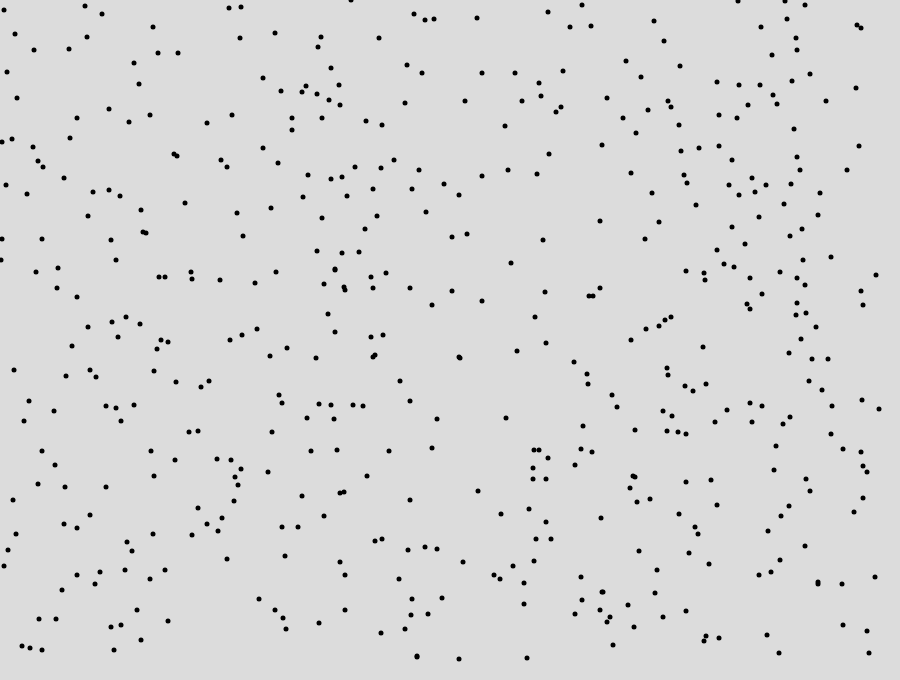
Frame 1 (no input)
Frame 60 (no input): identical to frame 1, image omitted
Frame 120 (the mouse pressed at the canvas centre since frame 60): identical to frame 1, image omitted

The p5.js sketch that drew this single still picture (run headless with seeded random() and noise() and a simulated clock; from frame 60 on, the mouse is pressed at the canvas centre):

// p5.js sketch
// ── sketch.js
const WIDTH = 900;
const HEIGHT = 680;
const POPULATION_SIZE = 30;
const CROSSOVER_PROBABILITY = 0.9;
const MUTATION_PROBABILITY = 0.01;
let running = false;
/* Demo data sets are:
(1) data40
(2) data200
(3) data500
*/
let points;
let point_distances;
let population = [];
let population_distances = new Array(POPULATION_SIZE);

let shortest_individual = {
  // There is 1-1 correspondence between population array and population distances array
  population_index: undefined,
  shortest_distance: undefined,
};
let shortest_individual_array = [];
let fitness_values = new Array(POPULATION_SIZE);
let roulette = new Array(POPULATION_SIZE);
let current_generation = 0;

function setup() {
  createCanvas(WIDTH, HEIGHT);
  // Copy demo data to points array
  points = data500.map((item) => item);
}

function draw() {
  background(220);
  if (running) {
    next_generation_ga();
    print(
      `Current Generation: ${current_generation} Current Lowest Distance: ${shortest_individual.shortest_distance}`
    );
    if (shortest_individual != undefined) {
      draw_lines(shortest_individual_array);
    }
  }
  draw_points();
}

function draw_lines(array) {
  noFill();
  stroke(255, 0, 0);
  for (let i = 0; i < array.length - 1; i++) {
    line(
      points[array[i]].x,
      points[array[i]].y,
      points[array[i + 1]].x,
      points[array[i + 1]].y
    );
  }
}

function draw_points() {
  noStroke();
  fill(0);
  for (p of points) {
    circle(p.x, p.y, 5);
  }
}

function keyPressed() {
  if (key == "s") {
    // Start
    running = true;
    initialize_ga();
  }
  if (key == "p") {
    // Pause
    running = !running;
  }
}

// ── data.js
data40 = [{"x":116,"y":404},{"x":161,"y":617},{"x":16,"y":97},{"x":430,"y":536},{"x":601,"y":504},{"x":425,"y":461},{"x":114,"y":544},{"x":127,"y":118},{"x":163,"y":357},{"x":704,"y":104},{"x":864,"y":125},{"x":847,"y":523},{"x":742,"y":170},{"x":204,"y":601},{"x":421,"y":377},{"x":808,"y":49},{"x":860,"y":466},{"x":844,"y":294},{"x":147,"y":213},{"x":550,"y":124},{"x":238,"y":313},{"x":57,"y":572},{"x":664,"y":190},{"x":612,"y":644},{"x":456,"y":154},{"x":120,"y":477},{"x":542,"y":313},{"x":620,"y":29},{"x":245,"y":246},{"x":611,"y":578},{"x":627,"y":373},{"x":534,"y":286},{"x":577,"y":545},{"x":539,"y":340},{"x":794,"y":328},{"x":855,"y":139},{"x":700,"y":47},{"x":275,"y":593},{"x":130,"y":196},{"x":863,"y":35}];

data200 = [{"x":150,"y":172},{"x":822,"y":244},{"x":619,"y":220},{"x":243,"y":433},{"x":9,"y":48},{"x":541,"y":402},{"x":540,"y":212},{"x":479,"y":646},{"x":545,"y":90},{"x":811,"y":355},{"x":314,"y":325},{"x":337,"y":487},{"x":675,"y":76},{"x":629,"y":375},{"x":809,"y":105},{"x":269,"y":135},{"x":423,"y":592},{"x":558,"y":288},{"x":622,"y":70},{"x":740,"y":495},{"x":508,"y":79},{"x":40,"y":236},{"x":818,"y":252},{"x":811,"y":480},{"x":458,"y":220},{"x":293,"y":220},{"x":582,"y":275},{"x":188,"y":542},{"x":300,"y":235},{"x":690,"y":649},{"x":166,"y":565},{"x":400,"y":80},{"x":121,"y":498},{"x":603,"y":587},{"x":729,"y":89},{"x":723,"y":23},{"x":171,"y":609},{"x":523,"y":449},{"x":668,"y":102},{"x":328,"y":531},{"x":468,"y":588},{"x":600,"y":239},{"x":312,"y":636},{"x":344,"y":112},{"x":267,"y":184},{"x":292,"y":615},{"x":21,"y":401},{"x":650,"y":266},{"x":535,"y":393},{"x":796,"y":598},{"x":29,"y":412},{"x":528,"y":363},{"x":344,"y":152},{"x":314,"y":35},{"x":138,"y":191},{"x":643,"y":341},{"x":350,"y":423},{"x":319,"y":542},{"x":797,"y":659},{"x":66,"y":296},{"x":761,"y":574},{"x":26,"y":270},{"x":129,"y":509},{"x":24,"y":312},{"x":89,"y":635},{"x":454,"y":34},{"x":717,"y":189},{"x":476,"y":457},{"x":471,"y":212},{"x":74,"y":457},{"x":406,"y":221},{"x":701,"y":313},{"x":719,"y":642},{"x":573,"y":424},{"x":250,"y":231},{"x":748,"y":334},{"x":318,"y":453},{"x":815,"y":92},{"x":198,"y":47},{"x":79,"y":451},{"x":502,"y":582},{"x":471,"y":355},{"x":509,"y":257},{"x":727,"y":290},{"x":476,"y":281},{"x":609,"y":576},{"x":772,"y":72},{"x":263,"y":156},{"x":411,"y":203},{"x":100,"y":254},{"x":29,"y":208},{"x":625,"y":349},{"x":789,"y":163},{"x":300,"y":224},{"x":637,"y":57},{"x":789,"y":153},{"x":429,"y":427},{"x":571,"y":355},{"x":426,"y":348},{"x":620,"y":545},{"x":601,"y":322},{"x":600,"y":441},{"x":519,"y":357},{"x":59,"y":262},{"x":878,"y":621},{"x":712,"y":592},{"x":202,"y":341},{"x":300,"y":41},{"x":87,"y":647},{"x":735,"y":60},{"x":289,"y":110},{"x":126,"y":133},{"x":375,"y":584},{"x":421,"y":469},{"x":775,"y":341},{"x":656,"y":534},{"x":225,"y":634},{"x":520,"y":339},{"x":865,"y":515},{"x":457,"y":378},{"x":293,"y":141},{"x":202,"y":293},{"x":347,"y":423},{"x":186,"y":284},{"x":572,"y":600},{"x":319,"y":412},{"x":685,"y":73},{"x":845,"y":248},{"x":834,"y":339},{"x":391,"y":571},{"x":139,"y":346},{"x":635,"y":352},{"x":401,"y":117},{"x":381,"y":281},{"x":471,"y":552},{"x":793,"y":585},{"x":279,"y":520},{"x":783,"y":520},{"x":374,"y":38},{"x":458,"y":479},{"x":869,"y":15},{"x":626,"y":216},{"x":148,"y":604},{"x":560,"y":109},{"x":342,"y":141},{"x":426,"y":536},{"x":697,"y":414},{"x":283,"y":18},{"x":172,"y":181},{"x":206,"y":227},{"x":763,"y":291},{"x":439,"y":124},{"x":523,"y":388},{"x":338,"y":211},{"x":30,"y":593},{"x":187,"y":498},{"x":126,"y":86},{"x":4,"y":58},{"x":566,"y":329},{"x":524,"y":486},{"x":788,"y":334},{"x":346,"y":194},{"x":506,"y":231},{"x":135,"y":190},{"x":288,"y":406},{"x":200,"y":515},{"x":739,"y":91},{"x":300,"y":439},{"x":725,"y":420},{"x":83,"y":612},{"x":665,"y":336},{"x":848,"y":246},{"x":865,"y":521},{"x":3,"y":406},{"x":187,"y":431},{"x":462,"y":564},{"x":530,"y":648},{"x":708,"y":173},{"x":325,"y":96},{"x":4,"y":480},{"x":530,"y":512},{"x":780,"y":126},{"x":614,"y":610},{"x":359,"y":431},{"x":343,"y":640},{"x":453,"y":182},{"x":648,"y":477},{"x":447,"y":258},{"x":23,"y":465},{"x":455,"y":215},{"x":534,"y":396},{"x":869,"y":337},{"x":511,"y":290},{"x":683,"y":291},{"x":328,"y":370},{"x":160,"y":497},{"x":144,"y":203},{"x":717,"y":222},{"x":31,"y":376},{"x":452,"y":600}];
data500 = [{"x":780,"y":560},{"x":631,"y":173},{"x":452,"y":237},{"x":789,"y":506},{"x":308,"y":175},{"x":797,"y":157},{"x":524,"y":583},{"x":241,"y":7},{"x":340,"y":105},{"x":787,"y":19},{"x":168,"y":342},{"x":685,"y":386},{"x":739,"y":195},{"x":408,"y":550},{"x":581,"y":577},{"x":762,"y":406},{"x":14,"y":370},{"x":275,"y":610},{"x":38,"y":484},{"x":699,"y":148},{"x":780,"y":272},{"x":686,"y":611},{"x":42,"y":650},{"x":257,"y":329},{"x":1,"y":260},{"x":432,"y":448},{"x":805,"y":546},{"x":268,"y":472},{"x":174,"y":154},{"x":189,"y":432},{"x":869,"y":653},{"x":371,"y":337},{"x":192,"y":279},{"x":322,"y":118},{"x":842,"y":584},{"x":809,"y":381},{"x":717,"y":250},{"x":77,"y":575},{"x":654,"y":21},{"x":859,"y":146},{"x":534,"y":561},{"x":732,"y":227},{"x":154,"y":371},{"x":263,"y":148},{"x":64,"y":524},{"x":689,"y":553},{"x":316,"y":358},{"x":587,"y":374},{"x":679,"y":125},{"x":234,"y":501},{"x":282,"y":403},{"x":671,"y":107},{"x":703,"y":347},{"x":116,"y":408},{"x":655,"y":593},{"x":120,"y":196},{"x":111,"y":240},{"x":686,"y":271},{"x":237,"y":213},{"x":463,"y":562},{"x":543,"y":240},{"x":832,"y":406},{"x":705,"y":280},{"x":359,"y":252},{"x":494,"y":575},{"x":339,"y":85},{"x":719,"y":115},{"x":709,"y":564},{"x":752,"y":178},{"x":412,"y":599},{"x":207,"y":524},{"x":812,"y":359},{"x":13,"y":500},{"x":635,"y":477},{"x":243,"y":236},{"x":400,"y":381},{"x":639,"y":551},{"x":407,"y":65},{"x":39,"y":619},{"x":508,"y":170},{"x":150,"y":115},{"x":789,"y":353},{"x":64,"y":178},{"x":831,"y":434},{"x":539,"y":83},{"x":671,"y":317},{"x":806,"y":479},{"x":383,"y":335},{"x":405,"y":103},{"x":437,"y":549},{"x":62,"y":590},{"x":589,"y":296},{"x":536,"y":539},{"x":375,"y":541},{"x":659,"y":326},{"x":582,"y":600},{"x":482,"y":73},{"x":229,"y":8},{"x":545,"y":292},{"x":537,"y":174},{"x":704,"y":273},{"x":106,"y":487},{"x":759,"y":575},{"x":460,"y":358},{"x":85,"y":6},{"x":556,"y":112},{"x":347,"y":196},{"x":856,"y":88},{"x":612,"y":395},{"x":459,"y":195},{"x":198,"y":431},{"x":102,"y":14},{"x":750,"y":403},{"x":87,"y":37},{"x":719,"y":146},{"x":353,"y":405},{"x":633,"y":476},{"x":806,"y":313},{"x":529,"y":509},{"x":772,"y":55},{"x":298,"y":527},{"x":546,"y":522},{"x":7,"y":72},{"x":118,"y":337},{"x":377,"y":216},{"x":816,"y":327},{"x":227,"y":167},{"x":715,"y":422},{"x":324,"y":516},{"x":847,"y":170},{"x":752,"y":422},{"x":657,"y":570},{"x":539,"y":450},{"x":285,"y":556},{"x":381,"y":168},{"x":317,"y":251},{"x":303,"y":197},{"x":797,"y":50},{"x":820,"y":193},{"x":739,"y":85},{"x":623,"y":118},{"x":422,"y":73},{"x":696,"y":205},{"x":534,"y":450},{"x":511,"y":263},{"x":648,"y":110},{"x":601,"y":518},{"x":111,"y":627},{"x":771,"y":572},{"x":797,"y":303},{"x":335,"y":332},{"x":344,"y":492},{"x":345,"y":610},{"x":631,"y":340},{"x":863,"y":305},{"x":363,"y":406},{"x":414,"y":14},{"x":591,"y":26},{"x":602,"y":592},{"x":386,"y":273},{"x":687,"y":183},{"x":570,"y":27},{"x":613,"y":645},{"x":58,"y":268},{"x":668,"y":375},{"x":157,"y":349},{"x":634,"y":627},{"x":575,"y":465},{"x":175,"y":460},{"x":843,"y":625},{"x":425,"y":20},{"x":54,"y":411},{"x":459,"y":659},{"x":482,"y":176},{"x":593,"y":296},{"x":854,"y":512},{"x":132,"y":551},{"x":875,"y":577},{"x":774,"y":470},{"x":95,"y":584},{"x":575,"y":614},{"x":767,"y":635},{"x":426,"y":212},{"x":796,"y":38},{"x":33,"y":147},{"x":773,"y":95},{"x":141,"y":640},{"x":831,"y":257},{"x":684,"y":175},{"x":16,"y":534},{"x":399,"y":579},{"x":729,"y":185},{"x":759,"y":217},{"x":88,"y":327},{"x":43,"y":167},{"x":38,"y":161},{"x":331,"y":405},{"x":292,"y":130},{"x":527,"y":658},{"x":57,"y":288},{"x":546,"y":479},{"x":77,"y":118},{"x":810,"y":74},{"x":668,"y":101},{"x":125,"y":570},{"x":734,"y":267},{"x":790,"y":417},{"x":784,"y":204},{"x":242,"y":335},{"x":548,"y":458},{"x":373,"y":189},{"x":88,"y":216},{"x":738,"y":1},{"x":588,"y":384},{"x":600,"y":221},{"x":161,"y":340},{"x":862,"y":400},{"x":717,"y":82},{"x":434,"y":19},{"x":367,"y":476},{"x":373,"y":288},{"x":198,"y":508},{"x":781,"y":516},{"x":410,"y":401},{"x":96,"y":377},{"x":779,"y":653},{"x":319,"y":404},{"x":680,"y":66},{"x":209,"y":381},{"x":664,"y":41},{"x":230,"y":340},{"x":650,"y":499},{"x":524,"y":604},{"x":344,"y":287},{"x":517,"y":351},{"x":4,"y":10},{"x":146,"y":233},{"x":766,"y":185},{"x":154,"y":476},{"x":153,"y":534},{"x":797,"y":278},{"x":686,"y":434},{"x":241,"y":469},{"x":8,"y":550},{"x":292,"y":118},{"x":737,"y":118},{"x":600,"y":610},{"x":134,"y":405},{"x":541,"y":96},{"x":178,"y":53},{"x":283,"y":618},{"x":227,"y":559},{"x":724,"y":264},{"x":93,"y":192},{"x":218,"y":531},{"x":279,"y":395},{"x":635,"y":430},{"x":783,"y":424},{"x":15,"y":34},{"x":106,"y":406},{"x":371,"y":277},{"x":659,"y":222},{"x":29,"y":401},{"x":27,"y":194},{"x":417,"y":657},{"x":548,"y":12},{"x":394,"y":160},{"x":727,"y":410},{"x":217,"y":459},{"x":286,"y":629},{"x":748,"y":105},{"x":679,"y":514},{"x":65,"y":487},{"x":221,"y":160},{"x":42,"y":239},{"x":822,"y":390},{"x":452,"y":291},{"x":561,"y":107},{"x":389,"y":451},{"x":317,"y":94},{"x":34,"y":50},{"x":324,"y":284},{"x":768,"y":531},{"x":678,"y":432},{"x":663,"y":411},{"x":153,"y":27},{"x":287,"y":348},{"x":444,"y":184},{"x":686,"y":482},{"x":129,"y":122},{"x":667,"y":368},{"x":263,"y":78},{"x":109,"y":190},{"x":271,"y":208},{"x":72,"y":346},{"x":582,"y":5},{"x":546,"y":343},{"x":432,"y":305},{"x":805,"y":5},{"x":329,"y":100},{"x":747,"y":304},{"x":255,"y":283},{"x":319,"y":623},{"x":602,"y":145},{"x":818,"y":582},{"x":478,"y":491},{"x":151,"y":451},{"x":628,"y":605},{"x":803,"y":260},{"x":706,"y":636},{"x":192,"y":535},{"x":342,"y":177},{"x":259,"y":599},{"x":365,"y":229},{"x":583,"y":426},{"x":340,"y":562},{"x":405,"y":629},{"x":116,"y":260},{"x":533,"y":479},{"x":411,"y":615},{"x":382,"y":125},{"x":36,"y":272},{"x":863,"y":466},{"x":600,"y":288},{"x":30,"y":648},{"x":335,"y":269},{"x":302,"y":92},{"x":607,"y":98},{"x":522,"y":101},{"x":801,"y":339},{"x":412,"y":189},{"x":776,"y":446},{"x":77,"y":528},{"x":425,"y":547},{"x":535,"y":317},{"x":802,"y":229},{"x":698,"y":534},{"x":109,"y":109},{"x":321,"y":37},{"x":232,"y":115},{"x":168,"y":621},{"x":637,"y":502},{"x":177,"y":156},{"x":66,"y":376},{"x":646,"y":329},{"x":345,"y":290},{"x":861,"y":28},{"x":791,"y":184},{"x":745,"y":244},{"x":90,"y":370},{"x":610,"y":617},{"x":592,"y":452},{"x":410,"y":500},{"x":410,"y":288},{"x":645,"y":239},{"x":278,"y":163},{"x":761,"y":27},{"x":275,"y":33},{"x":185,"y":203},{"x":794,"y":129},{"x":121,"y":421},{"x":505,"y":126},{"x":750,"y":309},{"x":222,"y":518},{"x":276,"y":272},{"x":626,"y":61},{"x":665,"y":320},{"x":379,"y":38},{"x":459,"y":357},{"x":337,"y":450},{"x":307,"y":418},{"x":867,"y":631},{"x":191,"y":272},{"x":55,"y":465},{"x":861,"y":291},{"x":465,"y":101},{"x":792,"y":81},{"x":750,"y":278},{"x":630,"y":488},{"x":382,"y":539},{"x":282,"y":527},{"x":345,"y":575},{"x":24,"y":421},{"x":810,"y":491},{"x":270,"y":356},{"x":22,"y":646},{"x":663,"y":617},{"x":861,"y":452},{"x":879,"y":409},{"x":90,"y":515},{"x":672,"y":416},{"x":331,"y":68},{"x":165,"y":570},{"x":706,"y":384},{"x":760,"y":85},{"x":235,"y":477},{"x":42,"y":451},{"x":442,"y":598},{"x":551,"y":539},{"x":334,"y":419},{"x":417,"y":656},{"x":137,"y":610},{"x":717,"y":505},{"x":56,"y":619},{"x":695,"y":527},{"x":501,"y":514},{"x":796,"y":315},{"x":322,"y":218},{"x":818,"y":215},{"x":2,"y":239},{"x":143,"y":232},{"x":240,"y":38},{"x":165,"y":277},{"x":281,"y":91},{"x":77,"y":297},{"x":477,"y":18},{"x":617,"y":407},{"x":419,"y":170},{"x":876,"y":275},{"x":159,"y":277},{"x":777,"y":104},{"x":857,"y":25},{"x":506,"y":418},{"x":800,"y":170},{"x":121,"y":625},{"x":500,"y":579},{"x":762,"y":294},{"x":428,"y":614},{"x":818,"y":584},{"x":826,"y":101},{"x":513,"y":566},{"x":719,"y":638},{"x":366,"y":121},{"x":2,"y":142},{"x":176,"y":382},{"x":220,"y":280},{"x":141,"y":210},{"x":437,"y":419},{"x":139,"y":84},{"x":581,"y":449},{"x":238,"y":485},{"x":12,"y":139},{"x":140,"y":324},{"x":127,"y":542},{"x":328,"y":314},{"x":207,"y":123},{"x":805,"y":285},{"x":4,"y":566},{"x":603,"y":592},{"x":641,"y":77},{"x":863,"y":498},{"x":201,"y":387},{"x":373,"y":357},{"x":112,"y":322},{"x":867,"y":472},{"x":381,"y":633},{"x":467,"y":234},{"x":134,"y":63},{"x":533,"y":468},{"x":6,"y":185},{"x":574,"y":362},{"x":311,"y":451},{"x":100,"y":572},{"x":318,"y":47},{"x":114,"y":650},{"x":704,"y":641},{"x":375,"y":355},{"x":693,"y":391},{"x":549,"y":154},{"x":355,"y":167},{"x":340,"y":493},{"x":17,"y":98},{"x":331,"y":179},{"x":667,"y":431},{"x":231,"y":460},{"x":335,"y":270},{"x":351,"y":0},{"x":843,"y":449},{"x":785,"y":1},{"x":306,"y":86},{"x":302,"y":496},{"x":790,"y":236},{"x":69,"y":49},{"x":732,"y":160},{"x":515,"y":73},{"x":342,"y":253},{"x":150,"y":579},{"x":126,"y":317},{"x":272,"y":432},{"x":482,"y":301},{"x":607,"y":622},{"x":158,"y":53},{"x":711,"y":480},{"x":652,"y":193},{"x":681,"y":151},{"x":828,"y":359},{"x":563,"y":71},{"x":70,"y":138},{"x":755,"y":192},{"x":636,"y":133}];
// ── genetic-algorithm.js
function initialize_ga() {
  calculate_all_point_to_point_distances();
  // Make population array, each item contains shuffled points array
  for (let i = 0; i < POPULATION_SIZE; i++) {
    population.push(create_random_individual(points.length));
  }
  get_lowest_distance_of_population();
}
function next_generation_ga() {
  current_generation++;
  selection();
  crossover();
  mutation();

  get_lowest_distance_of_population();
}

/*
 * Returns a random integer between min (inclusive) and max (inclusive).
 * The value is no lower than min (or the next integer greater than min
 * if min isn't an integer) and no greater than max (or the next integer
 * lower than max if max isn't an integer).
 * Using Math.round() will give you a non-uniform distribution!
 */
function get_random_int(min, max) {
  min = Math.ceil(min);
  max = Math.floor(max);
  return Math.floor(Math.random() * (max - min + 1)) + min;
}

function swap(array, index1, index2) {
  let temp = array[index1];
  array[index1] = array[index2];
  array[index2] = temp;
}

const shuffle = (array) => {
  for (let i = array.length - 1; i > 0; i--) {
    const j = Math.floor(Math.random() * (i + 1));
    [array[i], array[j]] = [array[j], array[i]];
  }
  return array;
};

const next = (array, index) => {
  if (index == array.length - 1) {
    return array[0];
  } else {
    return array[index + 1];
  }
};

const previous = (array, index) => {
  if (index === 0) {
    return array[array.length - 1];
  } else {
    return array[index - 1];
  }
};

const delete_by_value = (array, value) => {
  let pos = array.indexOf(value);
  array.splice(pos, 1);
};

// Make list of points in randomized order
function create_random_individual() {
  return shuffle(Array.from({ length: points.length }, (_, i) => i));
}

// Evaluates the distance for each population element (an individual)
function calculate_individual_distance(individual) {
  // N.B. Ignoring the distance from the first point to the last point
  // For Pen Plotter, we don't need to return to "home"
  //let total_distance = 0;
  let total_distance =
    point_distances[individual[0]][individual[individual.length - 1]];
  for (let i = 1; i < individual.length; i++) {
    total_distance += point_distances[individual[i]][individual[i - 1]];
  }
  return total_distance;
}

// Generates a 2D array with distances between every point and every other point
function calculate_all_point_to_point_distances() {
  let point_length = points.length;
  point_distances = new Array(point_length);
  for (let i = 0; i < point_length; i++) {
    point_distances[i] = new Array(point_length);
    for (let j = 0; j < point_length; j++) {
      point_distances[i][j] = dist(
        points[i].x,
        points[i].y,
        points[j].x,
        points[j].y
      );
    }
  }
}

function selection() {
  let parents = new Array();
  let initialization_number = 4;
  // Arrays pass by reference, so to clone (by value), use Array.from()
  parents.push(Array.from(shortest_individual_array));
  parents.push(do_mutate(Array.from(shortest_individual_array)));
  parents.push(push_mutate(Array.from(shortest_individual_array)));
  parents.push(Array.from(shortest_individual_array));

  set_roulette();
  for (let i = initialization_number; i < POPULATION_SIZE; i++) {
    parents.push(population[wheel_out(Math.random())]);
  }
  population = parents;
}
function crossover() {
  let queue = new Array();
  for (let i = 0; i < POPULATION_SIZE; i++) {
    if (Math.random() < CROSSOVER_PROBABILITY) {
      queue.push(i);
    }
  }
  shuffle(queue);
  for (let i = 0, j = queue.length - 1; i < j; i += 2) {
    do_crossover(queue[i], queue[i + 1]);
  }
}

function do_crossover(x, y) {
  child1 = get_child("next", x, y);
  child2 = get_child("previous", x, y);
  population[x] = child1;
  population[y] = child2;
}
function get_child(fun, x, y) {
  solution = new Array();
  let px = Array.from(population[x]);
  let py = Array.from(population[y]);
  let dx, dy;
  let c = px[get_random_int(0, px.length - 1)];
  solution.push(c);
  while (px.length > 1) {
    let selected_function;
    if (fun == "next") {
      selected_function = next;
    }
    if (fun == "previous") {
      selected_function = previous;
    }
    dx = selected_function(px, px.indexOf(c));
    dy = selected_function(py, py.indexOf(c));
    delete_by_value(px, c);
    delete_by_value(py, c);
    c = point_distances[c][dx] < point_distances[c][dy] ? dx : dy;
    solution.push(c);
  }
  return solution;
}
function mutation() {
  for (let i = 0; i < POPULATION_SIZE; i++) {
    if (Math.random() < MUTATION_PROBABILITY) {
      if (Math.random() > 0.5) {
        population[i] = push_mutate(population[i]);
      } else {
        population[i] = do_mutate(population[i]);
      }
      //i--;
    }
  }
}

function do_mutate(seq) {
  // m and n refers to the actual index in the array
  // m range from 0 to length-2, n range from 2...length-m
  do {
    m = get_random_int(0, seq.length - 2 - 1);
    n = get_random_int(0, seq.length - 1);
  } while (m >= n);

  for (let i = 0, j = (n - m + 1) >> 1; i < j; i++) {
    swap(seq, m + i, n - i);
  }
  return seq;
}
function push_mutate(seq) {
  let m, n;
  do {
    m = get_random_int(0, (seq.length - 1) >> 1);
    n = get_random_int(0, seq.length - 1);
  } while (m >= n);

  let s1 = seq.slice(0, m);
  let s2 = seq.slice(m, n);
  let s3 = seq.slice(n, seq.length);
  return Array.from(s2.concat(s1).concat(s3));
}
function get_lowest_distance_of_population() {
  for (let i = 0; i < population.length; i++) {
    population_distances[i] = calculate_individual_distance(population[i]);
  }

  let population_distances_index = 0;
  let shortest_distance = population_distances[0];

  for (let i = 1; i < population.length; i++) {
    if (population_distances[i] < shortest_distance) {
      shortest_distance = population_distances[i];
      population_distances_index = i;
    }
  }

  let current_shortest_individual = {
    // There is 1-1 correspondence between population array and population distances array
    population_index: population_distances_index,
    shortest_distance: shortest_distance,
  };

  if (
    shortest_individual.shortest_distance === undefined ||
    shortest_individual.shortest_distance >
      current_shortest_individual.shortest_distance
  ) {
    shortest_individual_array = Array.from(
      population[current_shortest_individual.population_index]
    );
    shortest_individual.shortest_distance =
      current_shortest_individual.shortest_distance;
  }
}

function set_roulette() {
  //calculate all the fitness
  for (let i = 0; i < population_distances.length; i++) {
    fitness_values[i] = 1.0 / population_distances[i];
  }
  //set the roulette
  let sum = 0;
  for (let i = 0; i < fitness_values.length; i++) {
    sum += fitness_values[i];
  }
  for (let i = 0; i < roulette.length; i++) {
    roulette[i] = fitness_values[i] / sum;
  }
  // Creates CDF
  for (let i = 1; i < roulette.length; i++) {
    roulette[i] += roulette[i - 1];
  }
}

function wheel_out(rand) {
  let i;
  for (i = 0; i < roulette.length; i++) {
    if (rand <= roulette[i]) {
      return i;
    }
  }
}
